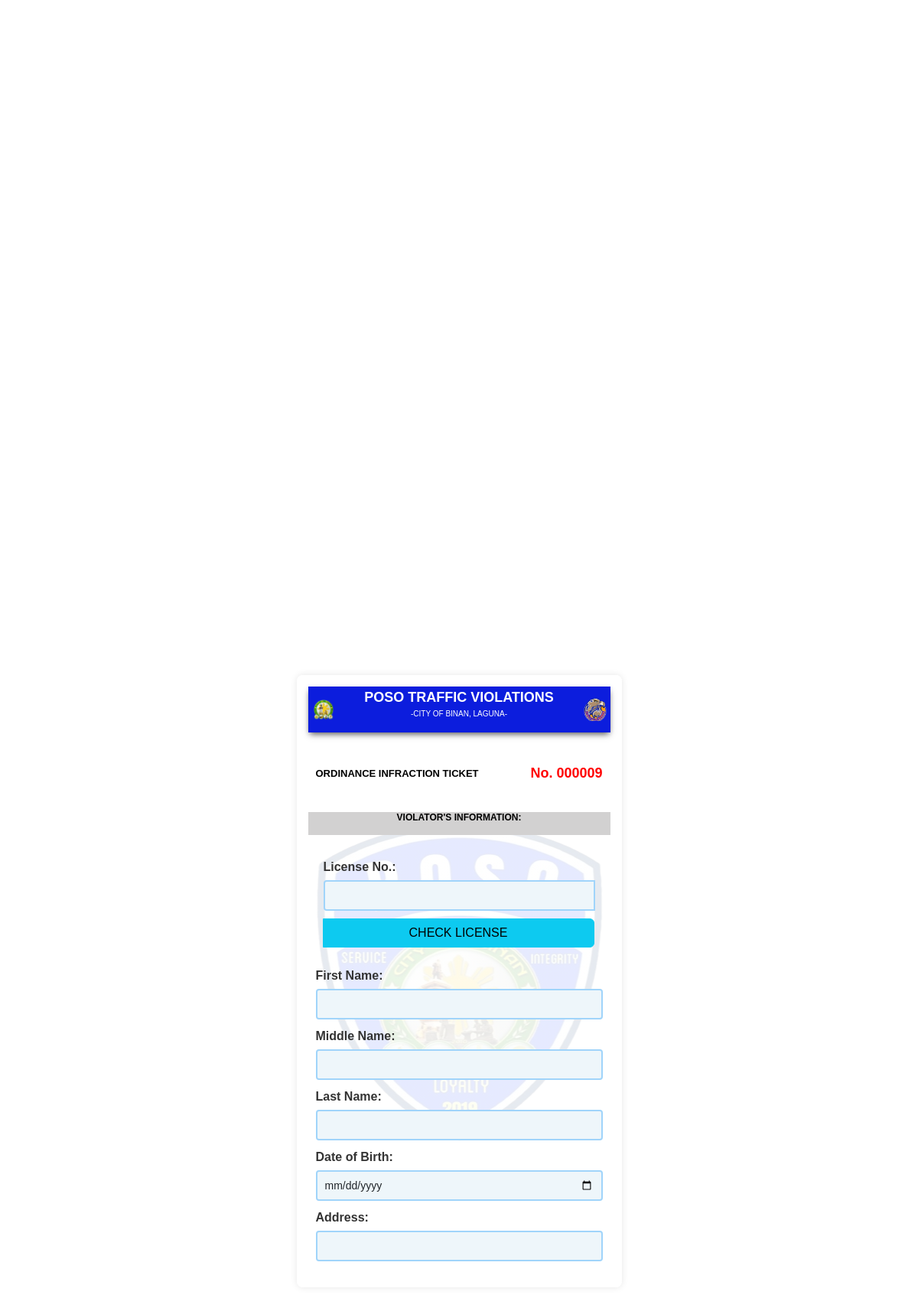
The page /poso.tix/ticket.php on the database as committed earlier.
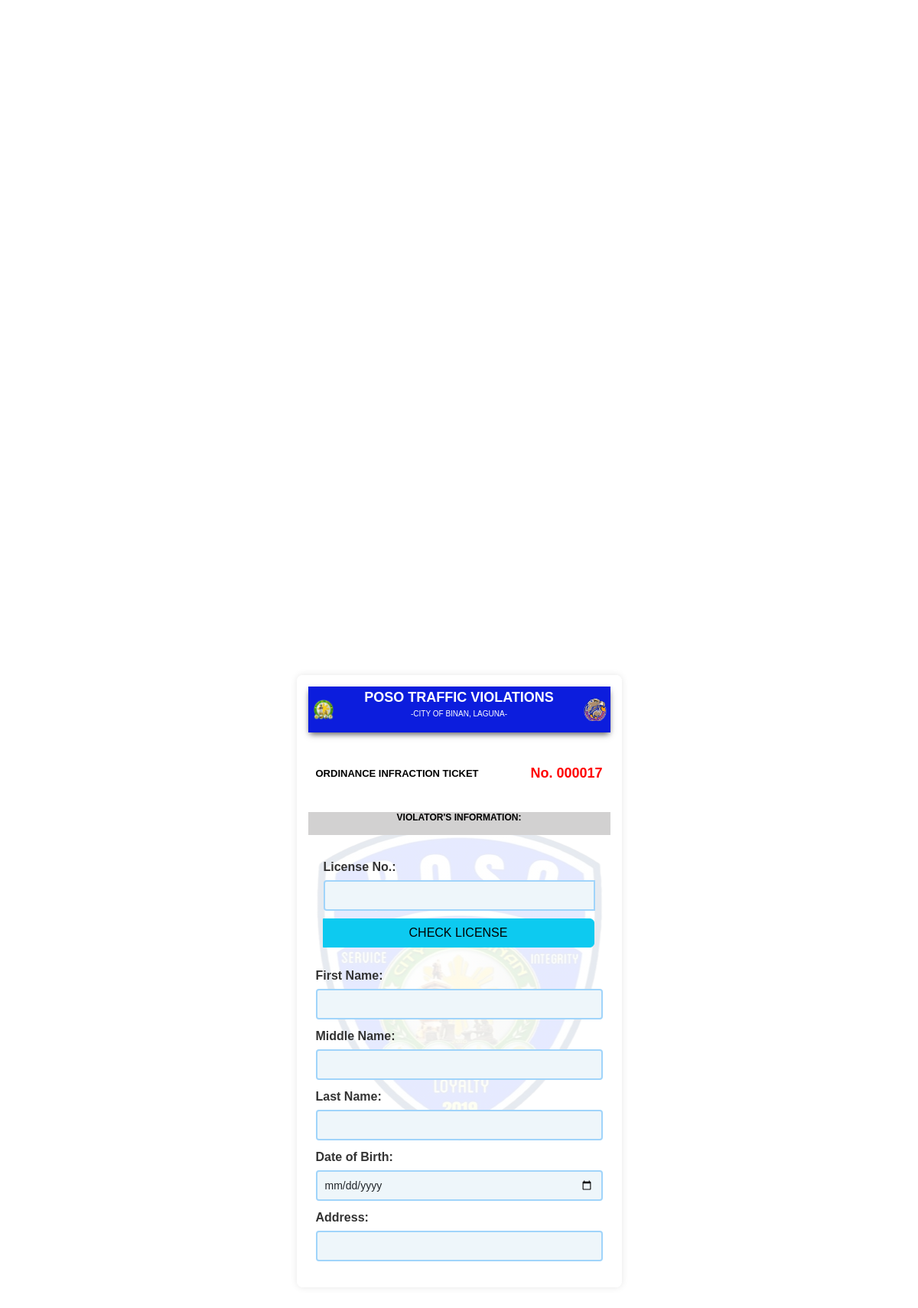
The same page on the database as committed later.
### tables this page shows
CREATE TABLE `report` (
  `ID` int(11) NOT NULL,
  `ticket_number` varchar(6) DEFAULT NULL,
  `first_name` varchar(100) DEFAULT NULL,
  `middle_name` varchar(100) DEFAULT NULL,
  `last_name` varchar(100) DEFAULT NULL,
  `dob` date DEFAULT NULL,
  `address` varchar(255) DEFAULT NULL,
  `license` varchar(255) NOT NULL,
  `confiscated` enum('yes','no') NOT NULL,
  `violation_date` date DEFAULT NULL,
  `violation_time` time DEFAULT NULL,
  `street` varchar(100) DEFAULT NULL,
  `plate_number` varchar(20) DEFAULT NULL,
  `city` varchar(100) DEFAULT NULL,
  `registration` varchar(100) DEFAULT NULL,
  `vehicle_type` varchar(50) DEFAULT NULL,
  `vehicle_owner` varchar(100) DEFAULT NULL,
  `created_at` timestamp NOT NULL DEFAULT current_timestamp(),
  `signature` longblob NOT NULL
);

### poso.tix/ticket.php (the view, shortened to what this page needs)
<?php
$servername = "localhost";
$username = "root";
$password = "";
$dbname = "poso";
$conn = new mysqli($servername, $username, $password, $dbname);
$sql = "SELECT ticket_number FROM report ORDER BY ID DESC LIMIT 1";
$result = $conn->query($sql);
if ($result->num_rows > 0) {
    $row = $result->fetch_assoc();
    $last_ticket_number = (int)$row['ticket_number'];
    $new_ticket_number = $last_ticket_number + 1;
} else {
    $new_ticket_number = 1;
}
$ticket_number = str_pad($new_ticket_number, 6, '0', STR_PAD_LEFT);
?>
<!DOCTYPE html>
<html lang="en">
<head>
    <link href="https://cdnjs.cloudflare.com/ajax/libs/font-awesome/6.5.1/css/all.min.css" rel="stylesheet">
    <link href="https://maxcdn.bootstrapcdn.com/bootstrap/5.3.3/css/bootstrap.min.css" rel="stylesheet">
    <link rel="stylesheet" href="/poso/poso.tix/style.css">
</head>
<body>
<div class="container">
    <div class="ticket-container">
        <div class="header-container d-flex justify-content-between align-items-center">
            <img src="/POSO/images/left.png" alt="Left Logo" class="logo">
            <div class="col text-center">
                <p class="title">POSO Traffic Violations</p>
                <p class="city">-City of Binan, Laguna-</p>
            </div>
            <img src="/POSO/images/arman.png" alt="Right Logo" class="logo">
        </div>
        <br>
        <div class="ticket-info">
            <p class="ticket-label">ORDINANCE INFRACTION TICKET</p>
            <p class="ticket-number">No. <?php echo $ticket_number; ?></p>
        </div>
        <form action="submit_ticket.php" method="POST">
<div class="gray">
    <p>Violator's Information:</p>
</div>
<div class="section">
   <div class="section">
    <label for="license">License No.:</label>
    <div class="input-group">
        <input type="text" id="license" name="license" required class="form-control">
        <button type="button" class="btn btn-info" id="checkLicense">Check License</button>
    </div>
</div>
    <label for="first_name">First Name:</label>
    <input type="text" id="first_name" name="first_name" required class="form-control">
    <label for="middle_name">Middle Name:</label>
    <input type="text" id="middle_name" name="middle_name" class="form-control">
    <label for="last_name">Last Name:</label>
    <input type="text" id="last_name" name="last_name" required class="form-control">
    <label for="dob">Date of Birth:</label>
    <input type="date" id="dob" name="dob" required class="form-control">
    <label for="address">Address:</label>
    <input type="text" id="address" name="address" required class="form-control">
</div>
            <br>
        </form>
    </div>
</div>
</body>
</html>

Rows that differ between the two databases and show on the page:
no longer on this page (row unchanged): report: ticket_number "000009"
added report: ticket_number "000017"
